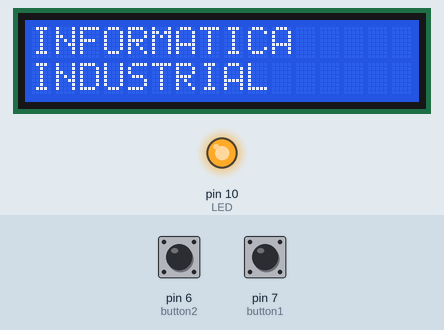
Simulated run of this program. Board: Arduino Uno, built with avr-gcc and run on an emulated ATmega328P. Shown: 16×2 character LCD, output pins drawn as LEDs (lit = HIGH). Inputs (shaded band) come from the test bench; at power-on: pin 7 (button1) LOW, pin 6 (button2) LOW. What the program prints to the serial monitor is not drawn.

Above: at 3.4 s.
3.5 s: pin 7 (button1) pulled HIGH for 0.15 s
At 4.8 s:
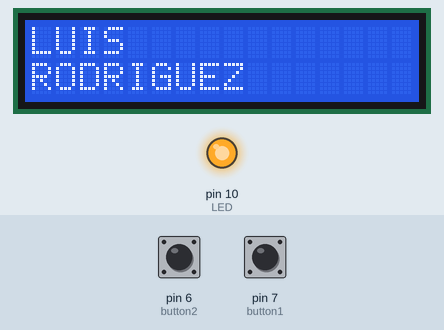
5.2 s: pin 7 (button1) pulled HIGH for 1 s
At 7.3 s:
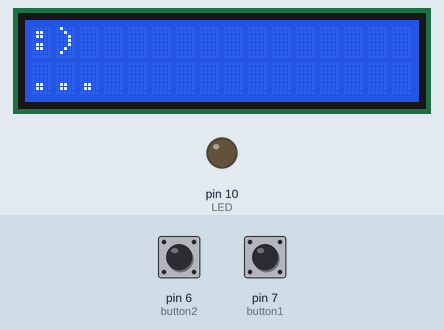
7.7 s: pin 7 (button1) pulled HIGH for 0.15 s
At 8.2 s:
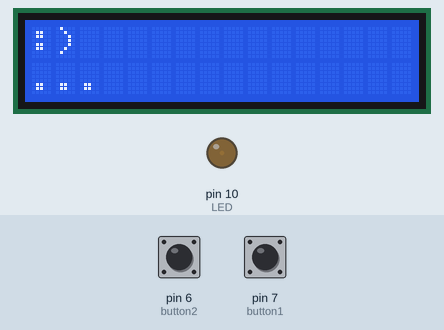
9.3 s: pin 6 (button2) pulled HIGH for 0.15 s
At 10.5 s:
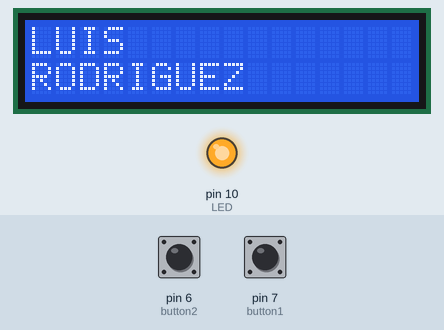
11.0 s: pin 6 (button2) pulled HIGH for 1 s
At 12.17 s:
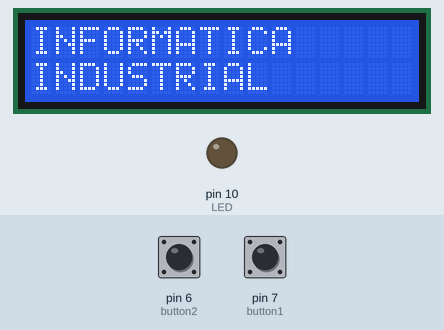
13.7 s: pin 6 (button2) pulled HIGH for 3.2 s
At 18.4 s:
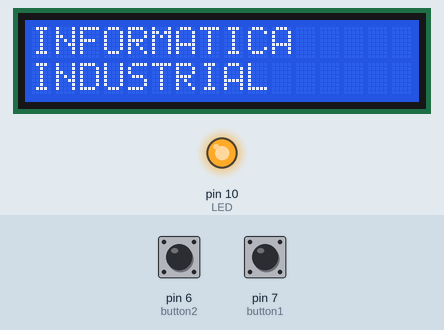
Timing chart, 0 to 19.6 s (numbered marks = the images above; inputs shaded):
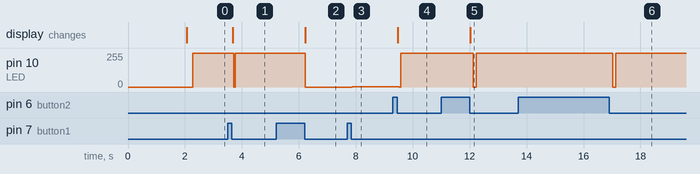

The program:

main.cpp
```cpp
#include <Arduino.h>
#include <LiquidCrystal.h>

const int rs = 12, en = 11, d4 = 5, d5 = 4, d6 = 3, d7 = 2;
LiquidCrystal lcd(rs, en, d4, d5, d6, d7);

#define button1 7
#define button2 6
#define LED 10

boolean currentStateB1 = LOW;
boolean currentStateB2 = LOW;

int outputState;
int outputState2;
int counter = 0;

//Variables LED desvanecido
int brillo = 0;//Estado del brillo
int fadeLed = 2;//valores del LED
int pwm = 10; //salida Led
unsigned long tiempoActual;
unsigned long tiempoloop;
int intervalo=50; //el valor al que tarda a llegar para cumplor primer if

void setup() {
  pinMode(pwm,OUTPUT);
  tiempoActual = millis(); //define el tiempo presente
  tiempoloop = tiempoActual; //valor fijo hasta que termina el if

  pinMode(LED,OUTPUT);
  pinMode(button1, INPUT);
  pinMode(button2, INPUT);
  Serial.begin(9600);
  lcd.begin(16, 2);
  lcd.setCursor(0, 0);
  lcd.display();
  lcd.print("Pantalla de");
  lcd.setCursor(0, 1);
  lcd.print("Inicio");
  delay(2000);
  menu();


}

void loop() {
 currentStateB1 = digitalRead(button1);
 currentStateB2 = digitalRead(button2);

  delay(15);
  if (currentStateB1 == HIGH){
    outputState = 1;
  }


  if(outputState == 1 && currentStateB1 == LOW){
    counter++;
    if (counter >= 2)
    {
      counter = 2;
    }
    Serial.println(counter);
    menu();
    outputState = 0;
  }

  if (currentStateB2 == HIGH)
  {
    outputState2 = 1;
  }

  if (outputState2 == 1 && currentStateB2 == LOW)
  {
    counter--;
    if (counter<=0)
    {
      counter = 0;
    }
     Serial.println(counter);
     menu();
     outputState2 = 0;
  }

}

void menu(){
  switch (counter){
    case 0:{
      lcd.clear();
      lcd.setCursor(0, 0);
      lcd.print("INFORMATICA");
      lcd.setCursor(0, 1);
      lcd.print("INDUSTRIAL");
      delay(100);
      digitalWrite(LED,LOW);
      delay(100);
      digitalWrite(LED,HIGH);

      break;
    }
    case 1:
      lcd.clear();
      lcd.setCursor(0, 0);
      lcd.print("LUIS");
      lcd.setCursor(0, 1);
      lcd.print("RODRIGUEZ");
      delay(50);
      digitalWrite(LED,LOW);
      delay(50);
      digitalWrite(LED,HIGH);
      break;
    case 2:
      lcd.clear();
      lcd.setCursor(0, 0);
      lcd.print(":)");
      lcd.setCursor(0, 1);
      lcd.print("...");
      fade(intervalo);
      break;
  }
  }

  void fade(int intervalo){
  tiempoActual=millis();
if(tiempoActual>= (tiempoloop+intervalo))
{
analogWrite(pwm,brillo);
brillo = brillo+fadeLed; //variable que aumenta el valor de pwm
if(brillo == 255){
  fadeLed = -fadeLed; //Invierte valor pwm
  }
  tiempoloop = tiempoActual;
}
  }
```

Measured:
- after the input at 3.5 s, pin 10 (LED): 255/255 → 0/255 after 0.22 s, → 255/255 0.05 s later; the display: changes after 0.17 s (image 1)
- after the input at 5.2 s, pin 10 (LED): 255/255 → 0/255 after 1.0 s; the display: changes after 1.0 s (image 2)
- after the input at 7.7 s, pin 10 (LED): 0/255 → 2/255 after 0.18 s
- after the input at 9.3 s, pin 10 (LED): 2/255 → 255/255 after 0.22 s; the display: changes after 0.17 s (image 4)
- after the input at 11.0 s, pin 10 (LED): 255/255 → 0/255 after 1.1 s, → 255/255 0.10 s later; the display: changes after 1.0 s (image 5)
- after the input at 13.7 s, pin 10 (LED): 255/255 → 0/255 after 3.3 s, → 255/255 0.10 s later
